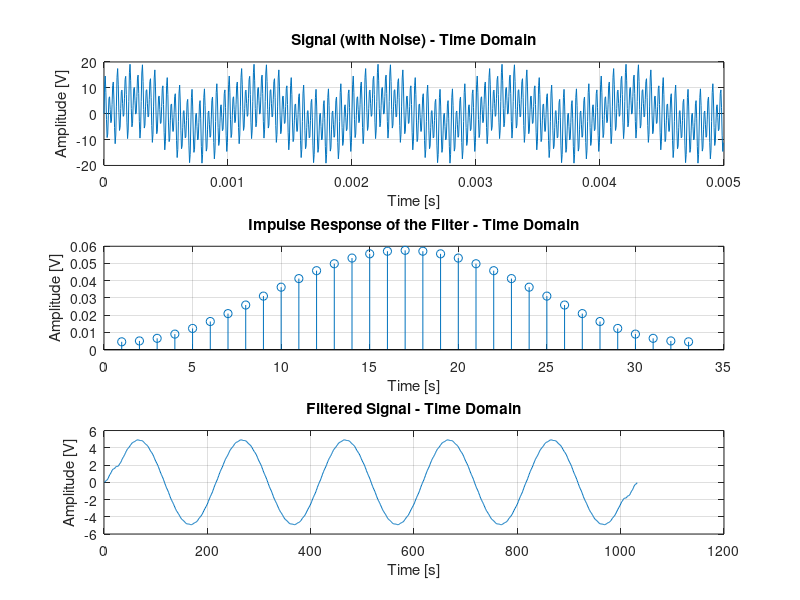
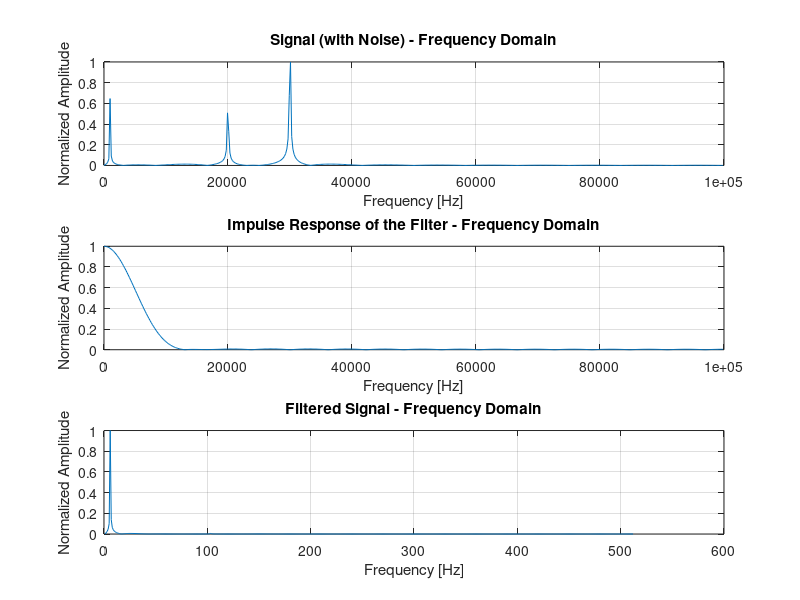
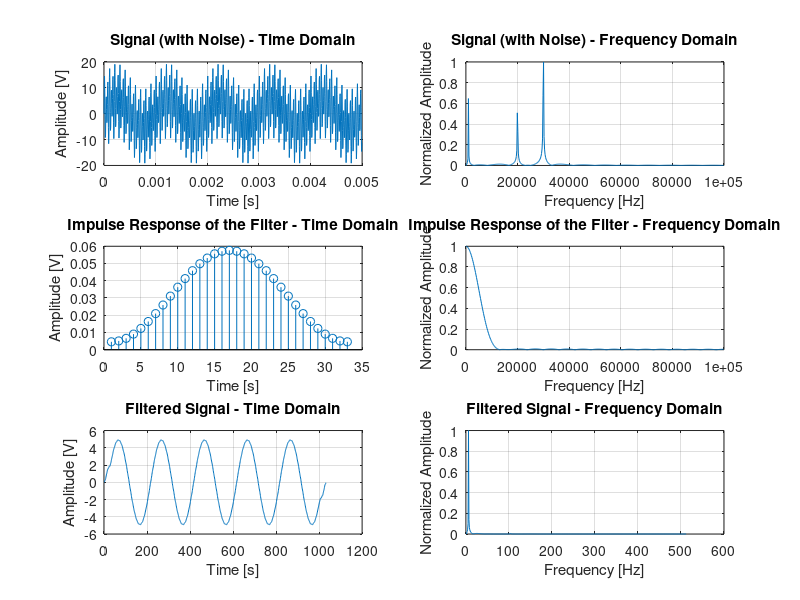

These charts were generated, in order, by the following MATLAB code:
% *************************************************************************
% By        : Jabed-Akhtar (github)
% date      : 01.05.2022
% *************************************************************************
% file      : FFT_N_LowPassFilter.m
% brief     :
% *************************************************************************
% script (this) related infos:
%   - a source used within this script: https://youtu.be/st5Px3JtMSo
%   - evicences/pics can be found at location: '../evidences/FFT_N_LowPassFilter.jpg'
% *************************************************************************
% Descriptions:
%   - This is a simple example of filtering noisy signals in time-domain
%       and in frequency-domain.
% *************************************************************************

clc; clear; close all;


%% Variables --------------------------------------------------------------
Fs = 200e3; %sampling frequency
Ts=1/Fs;
dt=0:Ts:5e-3-Ts;

f1 = 1e3; %1st frequency for the signal
f2 = 20e3; %2nd frequency for the signal
f3 = 30e3; %3rd frequency for the signal

y1 = 5*sin(2*pi*f1*dt);
y2 = 5*sin(2*pi*f2*dt);
y3 = 10*sin(2*pi*f3*dt);
y = y1+y2+y3; %adding all signals with different frequencies

%plotting the signal -> noisy
plot(dt, y); grid;
title('Signal (noisy) - Time Domain')
xlabel('Time [s]'); ylabel('Amplitude [V]');


%% FFT for Signal (noisy) -------------------------------------------------
nfft=length(y);
nfft2=2.^nextpow2(nfft); %length of signal in power of two

fft_y = fft(y,nfft2);
fft_y=fft_y(1:nfft2/2);

xfft=Fs.*(0:nfft2/2-1)/nfft2;

%plotting the signal (noisy) frequency domain
plot(xfft, abs(fft_y/max(fft_y))); grid;
title('Signal (noisy) - Frequency Domain');
xlabel('Frequency [Hz]'); ylabel('Normalized Amplitude');


%% Low Pass Filter in time Domain -----------------------------------------
cut_off_f = 1.5e3/Fs/2;
order=32;

h=fir1(order, cut_off_f); %FIR filter design
con = conv(y, h); %convolutional multiplication of signal and designed filter

%plotting the signal (noisy)
figure(1)
subplot(3,1,1)
plot(dt,y); grid;
title('Signal (with Noise) - Time Domain');
xlabel('Time [s]'); ylabel('Amplitude [V]');
subplot(3,1,2)
stem(h); grid;
title('Impulse Response of the Filter - Time Domain');
xlabel('Time [s]'); ylabel('Amplitude [V]');
subplot(3,1,3)
plot(con); grid;
title('Filtered Signal - Time Domain');
xlabel('Time [s]'); ylabel('Amplitude [V]');


%% Low Pass Filter in Frequency Domain ------------------------------------
fh = fft(h,nfft2);
fh = fh(1:nfft2/2);

mul = fh.*fft_y;

%plotting the signal (noisy)
figure(2)
subplot(3,1,1)
plot(xfft, abs(fft_y/max(fft_y))); grid;
title('Signal (with Noise) - Frequency Domain');
xlabel('Frequency [Hz]'); ylabel('Normalized Amplitude');
subplot(3,1,2)
plot(xfft, abs(fh/max(fh))); grid;
title('Impulse Response of the Filter - Frequency Domain')
xlabel('Frequency [Hz]'); ylabel('Normalized Amplitude');
subplot(3,1,3)
plot(abs(mul/max(mul))); grid;
title('Filtered Signal - Frequency Domain')
xlabel('Frequency [Hz]'); ylabel('Normalized Amplitude');


%% Plotting signals in time domain and in frequency domain
close all;
figure(3)
%for time domain
subplot(3,2,1)
plot(dt,y); grid;
title('Signal (with Noise) - Time Domain');
xlabel('Time [s]'); ylabel('Amplitude [V]');
subplot(3,2,3)
stem(h); grid;
title('Impulse Response of the Filter - Time Domain');
xlabel('Time [s]'); ylabel('Amplitude [V]');
subplot(3,2,5)
plot(con); grid;
title('Filtered Signal - Time Domain');
xlabel('Time [s]'); ylabel('Amplitude [V]');

%for frequency domain
subplot(3,2,2)
plot(xfft, abs(fft_y/max(fft_y))); grid;
title('Signal (with Noise) - Frequency Domain');
xlabel('Frequency [Hz]'); ylabel('Normalized Amplitude');
subplot(3,2,4)
plot(xfft, abs(fh/max(fh))); grid;
title('Impulse Response of the Filter - Frequency Domain')
xlabel('Frequency [Hz]'); ylabel('Normalized Amplitude');
subplot(3,2,6)
plot(abs(mul/max(mul))); grid;
title('Filtered Signal - Frequency Domain')
xlabel('Frequency [Hz]'); ylabel('Normalized Amplitude');


% *************************** END OF FILE *********************************